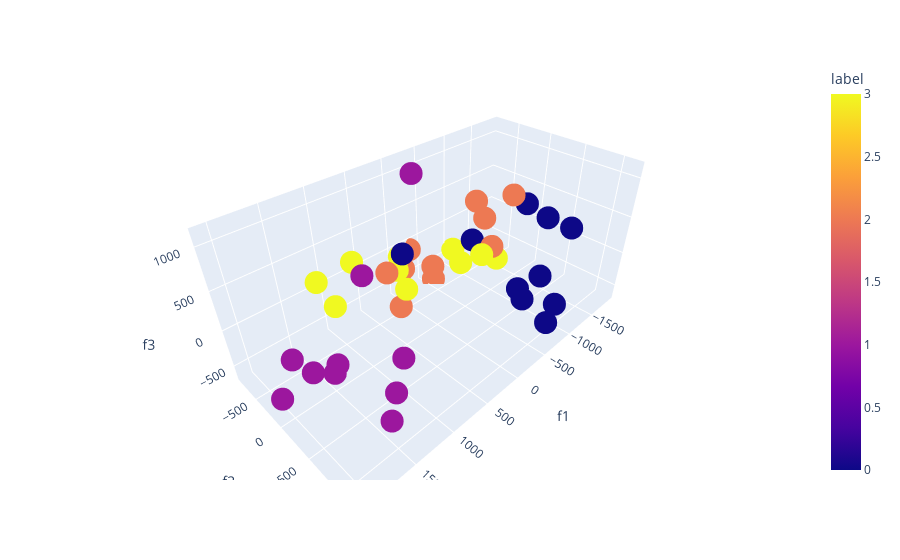

Here is the notebook cell this chart was saved with:
### Code cell
# 3 PCA components
pca = decomposition.PCA(3) 
projected = pca.fit_transform(PP[:,1:])

fig = plt.figure()
ax = Axes3D(fig)

for i in range(4):
    ax.scatter(projected[i*10:(i+1)*10,0],projected[i*10:(i+1)*10,1],projected[i*10:(i+1)*10,2])

Fd = pd.DataFrame([])
for i in range(4):    
    temp = (pd.DataFrame(np.array([projected[i*10:(i+1)*10,0],projected[i*10:(i+1)*10,1],projected[i*10:(i+1)*10,2],np.ones([10])*i]).T,columns=['f1','f2','f3','label']))
    Fd = pd.concat([Fd,temp])
px.scatter_3d(Fd,x='f1',y='f2',z='f3',color='label')

### Figure 1 — Plotly figure (JSON) as saved in the notebook; plotly's stock layout.template omitted (floating-point values rounded to 4 significant figures)
{"data": [{"hoverlabel": {"namelength": 0}, "hovertemplate": "f1=%{x}<br>f2=%{y}<br>f3=%{z}<br>label=%{marker.color}", "legendgroup": "", "marker": {"color": [0, 0, 0, 0, 0, 0, 0, 0, 0, 0, 1, 1, 1, 1, 1, 1, 1, 1, 1, 1, 2, 2, 2, 2, 2, 2, 2, 2, 2, 2, 3, 3, 3, 3, 3, 3, 3, 3, 3, 3], "coloraxis": "coloraxis", "symbol": "circle"}, "mode": "markers", "name": "", "scene": "scene", "showlegend": false, "type": "scatter3d", "x": [-1149.0, -646.7, -1139.0, -751.8, -1138.0, -1061.0, -1336.0, -1874.0, 137.7, -1095.0, 1538.0, 1602.0, 1681.0, 2039.0, 1787.0, -53.71, 1440.0, 1718.0, 1234.0, 996.2, -1012.0, 170.3, -294.2, -574.8, 374.6, -994.6, -86.83, -1103.0, -901.5, 250.6, -770.1, 799.4, -1277.0, -1050.0, -647.4, 1279.0, -56.11, 1201.0, 718.0, 47.88], "y": [895.5, 748.4, 645.0, 1043.0, 643.7, -419.0, 207.8, 558.3, -442.6, 360.9, 183.5, 218.3, 1179.0, -106.9, -262.0, -451.0, 953.0, -0.1164, 828.8, -41.38, 233.1, 104.6, -821.4, -671.0, -454.1, -169.8, -708.0, -113.0, -235.6, -382.5, -0.5597, -502.4, -162.1, -766.7, -239.4, -145.6, -737.7, -600.1, 299.4, -669.2], "z": [-532.1, -248.9, 596.5, -496.4, -223.2, -133.3, 539.5, 119.2, 190.8, -548.8, -155.7, -199.7, 19.33, -480.4, -229.4, 1138.0, -16.03, -269.6, 177.7, 522.3, 782.5, 302.4, -120.1, -654.2, 32.62, 324.8, -263.1, -116.2, 571.9, -501.0, -36.41, 364.0, -407.3, -434.6, -212.1, 234.4, -77.94, 252.6, 389.1, -201.2]}], "layout": {"coloraxis": {"colorbar": {"title": {"text": "label"}}, "colorscale": [[0, "#0d0887"], [0.1111, "#46039f"], [0.2222, "#7201a8"], [0.3333, "#9c179e"], [0.4444, "#bd3786"], [0.5556, "#d8576b"], [0.6667, "#ed7953"], [0.7778, "#fb9f3a"], [0.8889, "#fdca26"], [1, "#f0f921"]]}, "legend": {"tracegroupgap": 0}, "margin": {"t": 60}, "scene": {"domain": {"x": [0, 1], "y": [0, 1]}, "xaxis": {"title": {"text": "f1"}}, "yaxis": {"title": {"text": "f2"}}, "zaxis": {"title": {"text": "f3"}}}}}
